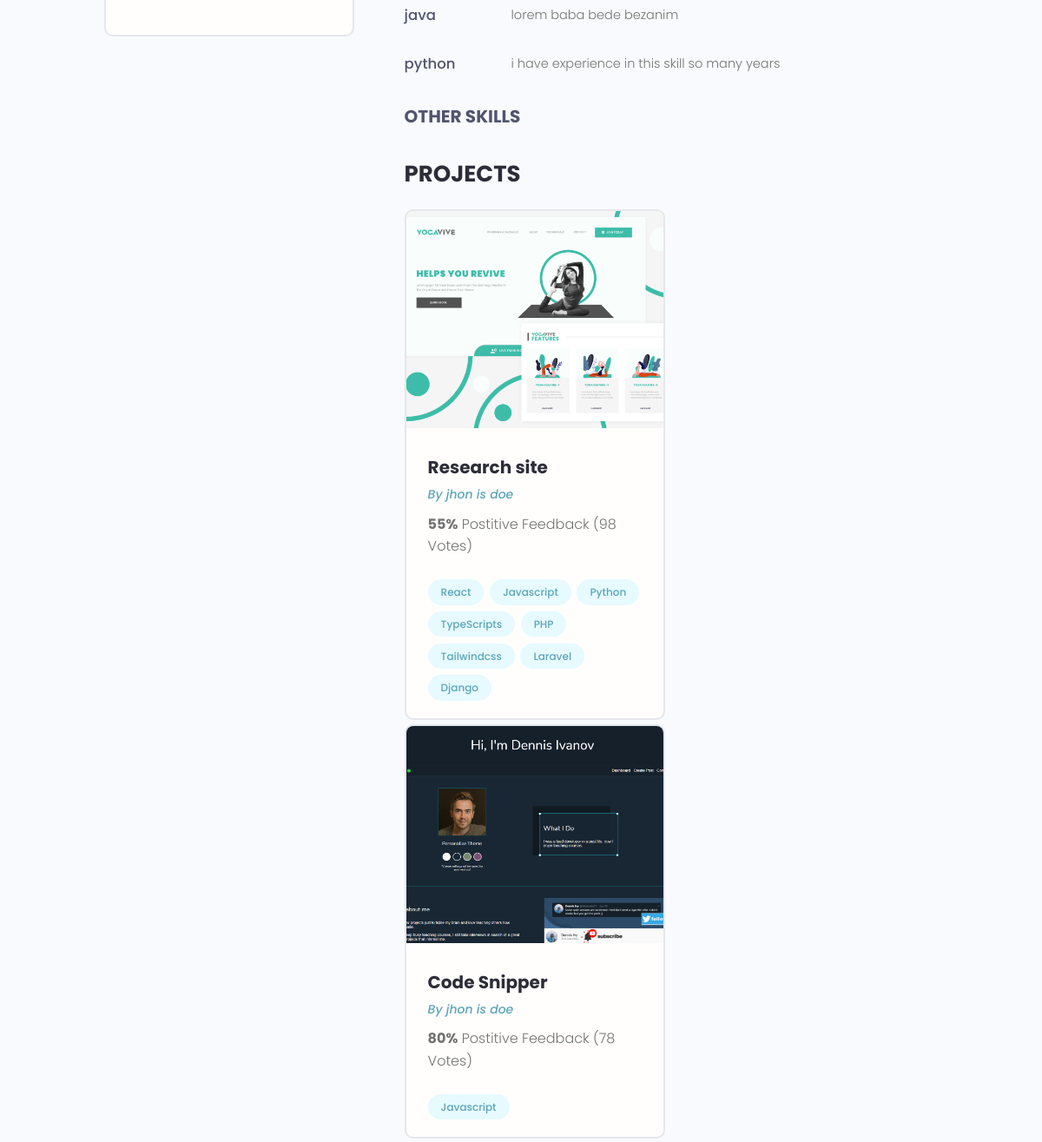
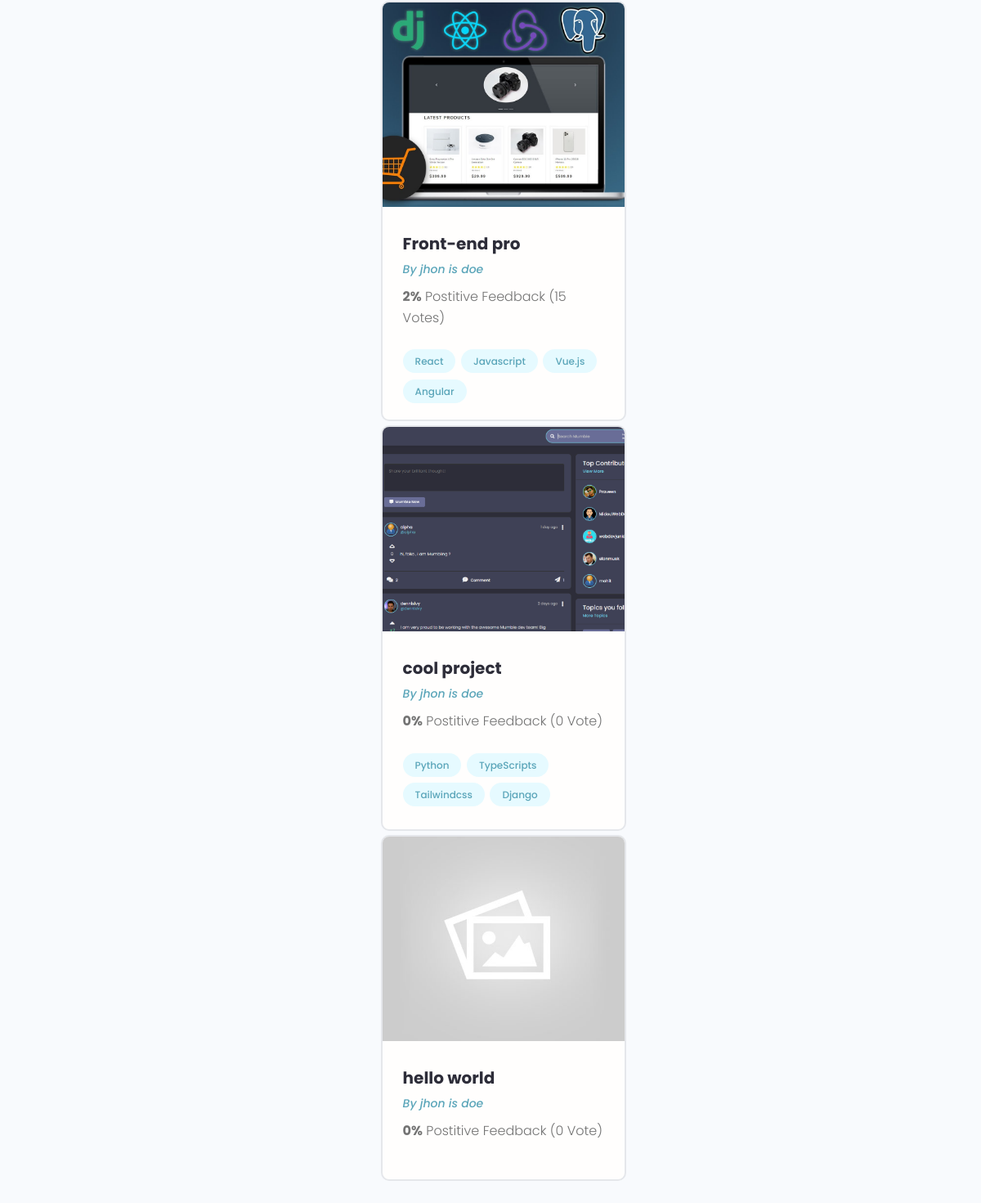
The page /userprofile/71088c34-33a5-43da-b7a2-fd6ae4532f5a/ (lower part) on the database as committed earlier (2 pictures, top to bottom).
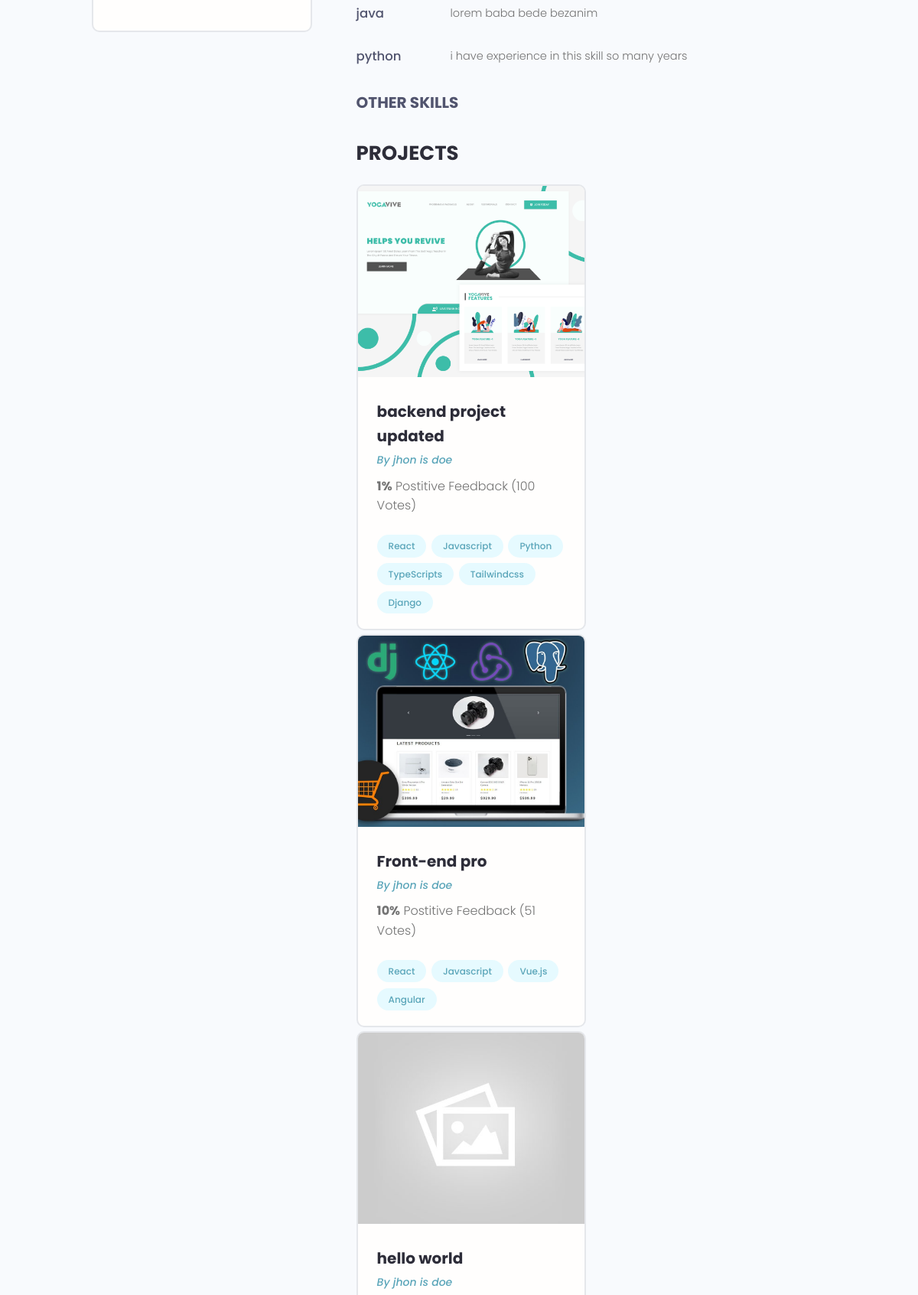
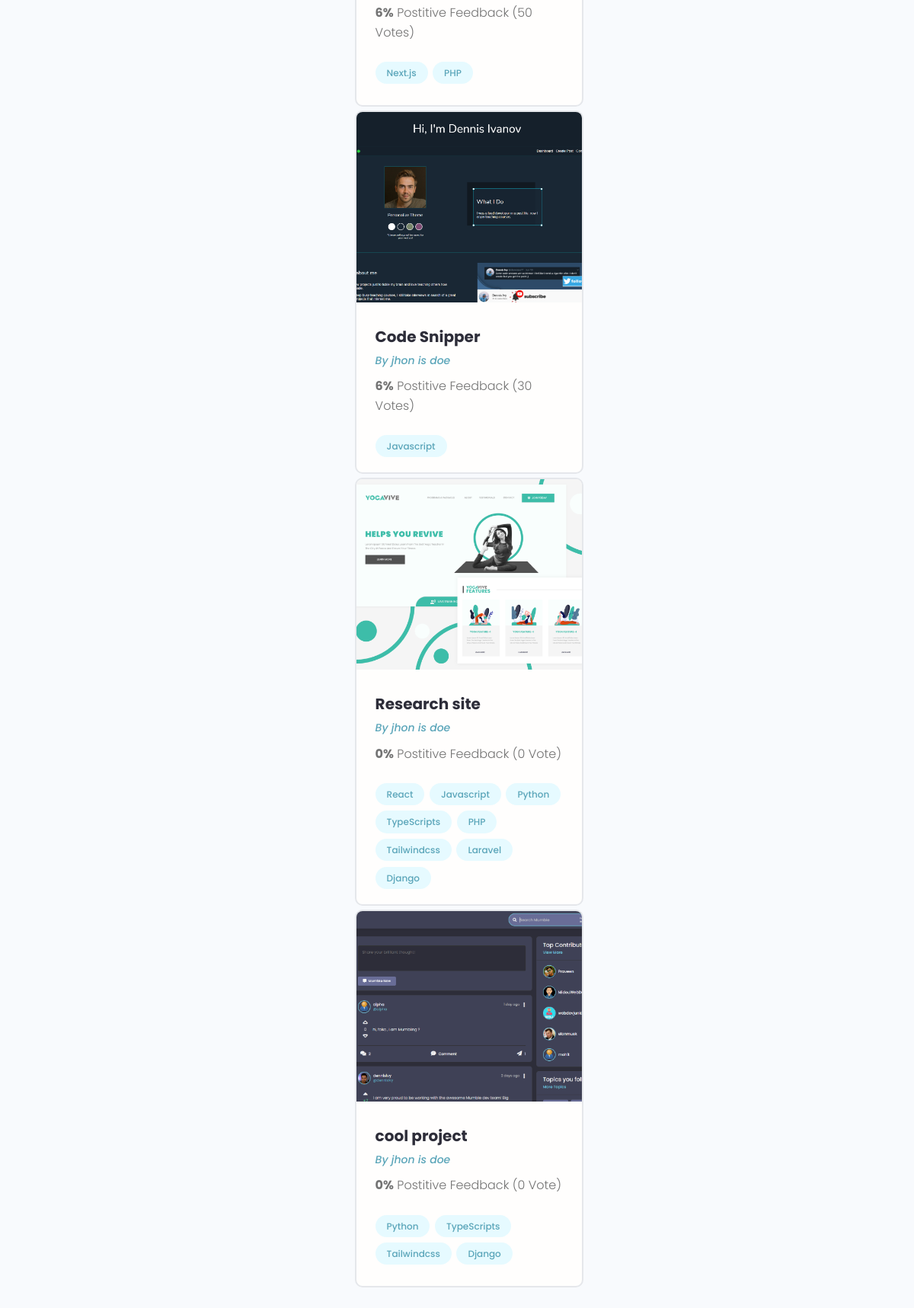
The same page on the database as committed later (2 pictures, top to bottom).
### users/models.py (models this page shows, shortened)
class Skill(models.Model):
      owner = models.ForeignKey(Profile,on_delete=models.CASCADE,
                  null=True, blank=True)
      id = models.UUIDField(unique=True,
                  default=uuid.uuid4,primary_key=True,editable=False)
      name = models.CharField(max_length=100 , null=True, blank=True)
      description = models.TextField(max_length=1000 , null=True, blank=True)
      created = models.DateTimeField(auto_now_add=True)

class Profile(models.Model):
      user = models.OneToOneField(User, on_delete=models.CASCADE,
            null=True, blank=True)
      name = models.CharField(max_length=200, blank=True, null=True)
      email = models.EmailField(max_length=500, blank=True,null=True)
      username =models.CharField(max_length=200, blank=True, null=True)
      location = models.CharField(max_length=200, blank=True, null=True)
      short_intro = models.CharField(max_length=200, blank=True, null=True)
      bio = models.TextField(blank=True, null=True)
      profile_image = models.ImageField(blank=True,null=True,
            default='user-default.png', upload_to='profiles/')
      social_github  = models.CharField(max_length=200, blank=True, null=True)
      social_twitter = models.CharField(max_length=200, blank=True, null=True)
      social_linkdin = models.CharField(max_length=200, blank=True, null=True)
      social_youtube = models.CharField(max_length=200, blank=True, null=True)
      social_website = models.CharField(max_length=200, blank=True, null=True)
      created = models.DateTimeField(auto_now_add=True)
      id = models.UUIDField(default=uuid.uuid4 ,
                  unique=True , primary_key=True , editable=False )
      def __str__(self):
            return str(self.user.username)

### projects/models.py (models this page shows, shortened)
class Project(models.Model):
      owner = models.ForeignKey(Profile,null=True,
                           blank=True, on_delete= models.SET_NULL)
      title = models.CharField(max_length=2000)
      description = models.TextField(null=True, blank=True)
      featured_image = models.ImageField( null=True, blank=True , default='default.jpg')
      demo_link = models.CharField(max_length=2000 ,null=True, blank=True)
      source_link = models.CharField(max_length=2000 ,null=True, blank=True)
      tags = models.ManyToManyField('Tag')
      vote_total = models.IntegerField(default=0,null=True,blank=True)
      vote_ratio = models.IntegerField(default=0,null=True,blank=True)
      created = models.DateTimeField(auto_now_add=True)
      id = models.UUIDField(default=uuid.uuid4 , unique=True , primary_key=True , editable=False )
      class Meta :
            ordering = [
                  '-vote_ratio',
                  '-vote_total', # if vote_ration in projects same number, number of review is matter for us
                  'title'
            ]

class Tag(models.Model):
      name = models.CharField(max_length=200)
      created = models.DateTimeField(auto_now_add=True)
      id = models.UUIDField(default=uuid.uuid4 , unique=True , primary_key=True , editable=False )
      def __str__(self):
            return  self.name

### users/views.py (the view)
# urls.py: path('userprofile/<str:pk>/', views.userProfile, name='userprofile'),
def userProfile(request, pk):
      profile = Profile.objects.get(id=pk)
      skills = profile.skill_set.all()
      context = {'profile':profile,'skills':skills }
      return render(request, 'users/user_profile.html', context)

### users/templates/users/user_profile.html (shortened to what this page needs)
{% extends "base.html" %}
{% load static %}
{% block content %}
  <main class="profile my-md">
      <div class="container">
        <div class="layout">
          <div class="column column--1of3">
            <div class="card text-center">
              <div class="card__body dev">
              </div>
            </div>
          </div>
          <div class="column column--2of3">
            <div class="devInfo">
              <div class="devInfo__skills">
                  {% for skill in skills %}
                        <div class="devSkill">
                              {%if skill.description %}
                                    <h4 class="devSkill__title">{{skill.name}}</h4>
                                    <p class="devSkill__info">
                                    {%if skill.description %}
                                          {{skill.description}}
                                    {% endif %}
                                    </p>
                              {% endif %}
                        </div>
                  {% endfor %}
                <h3 class="devInfo__subtitle">Other Skills</h3>
              </div>
            </div>
            <div class="devInfo">
              <h3 class="devInfo__title">Projects</h3>
              <div class="grid grid--two">
                <div class="column">
                  {%for project in profile.project_set.all%}
                        <div class="card project">
                        <a href="/single/{{project.id}}" class="project">
                        <img class="project__thumbnail" src="{{ project.featured_image.url }}" alt="project thumbnail" />
                        <div class="card__body">
                              <h3 class="project__title">{{project.title}}</h3>
                              <p><a class="project__author" href="profile.html">By {{project.owner}} </a></p>
                              <p class="project--rating">
                              <span style="font-weight: bold;">{{project.vote_total}}%</span> Postitive
                                    {% if project.vote_ratio > 1 %}
                                          Feedback ({{project.vote_ratio}} Votes)
                                    {%else%}
                                          Feedback ({{project.vote_ratio}} Vote)
                                    {% endif %}
                              </p>
                              <div class="project__tags">
                              {% for tag in project.tags.all %}
                                          <span class="tag tag--pill tag--main">
                                          <small>{{tag}} </small>
                                          </span>
                              {% endfor %}
                              </div>
                        </div>
                        </a>
                        </div>
                  {% endfor %}
                </div>
              </div>
            </div>
          </div>
        </div>
      </div>
    </main>{% endblock content %}

Rows that differ between the two databases and show on the page:
now on this page (row edited): Project: featured_image (picture), title "backend project updated", owner "jhon is doe", vote_total "1", vote_ratio "100", Tag (name "React"), Tag (name "Javascript"), Tag (name "Python"), Tag (name "TypeScripts"), Tag (name "Tailwindcss"), Tag (name "Django")
changed Project "Front-end pro": vote_total "2" → "10"; vote_ratio "15" → "51"; moves up the list
changed Project "hello world": gains Tag (name "Next.js"); vote_total "0" → "6"; gains Tag (name "PHP"); vote_ratio "0" → "50"; vote_ratio "Vote)" → "Votes)"; moves up the list
changed Project "Code Snipper": vote_total "80" → "6"; vote_ratio "78" → "30"; moves down the list
changed Project "Research site": vote_total "55" → "0"; vote_ratio "98" → "0"; vote_ratio "Votes)" → "Vote)"
